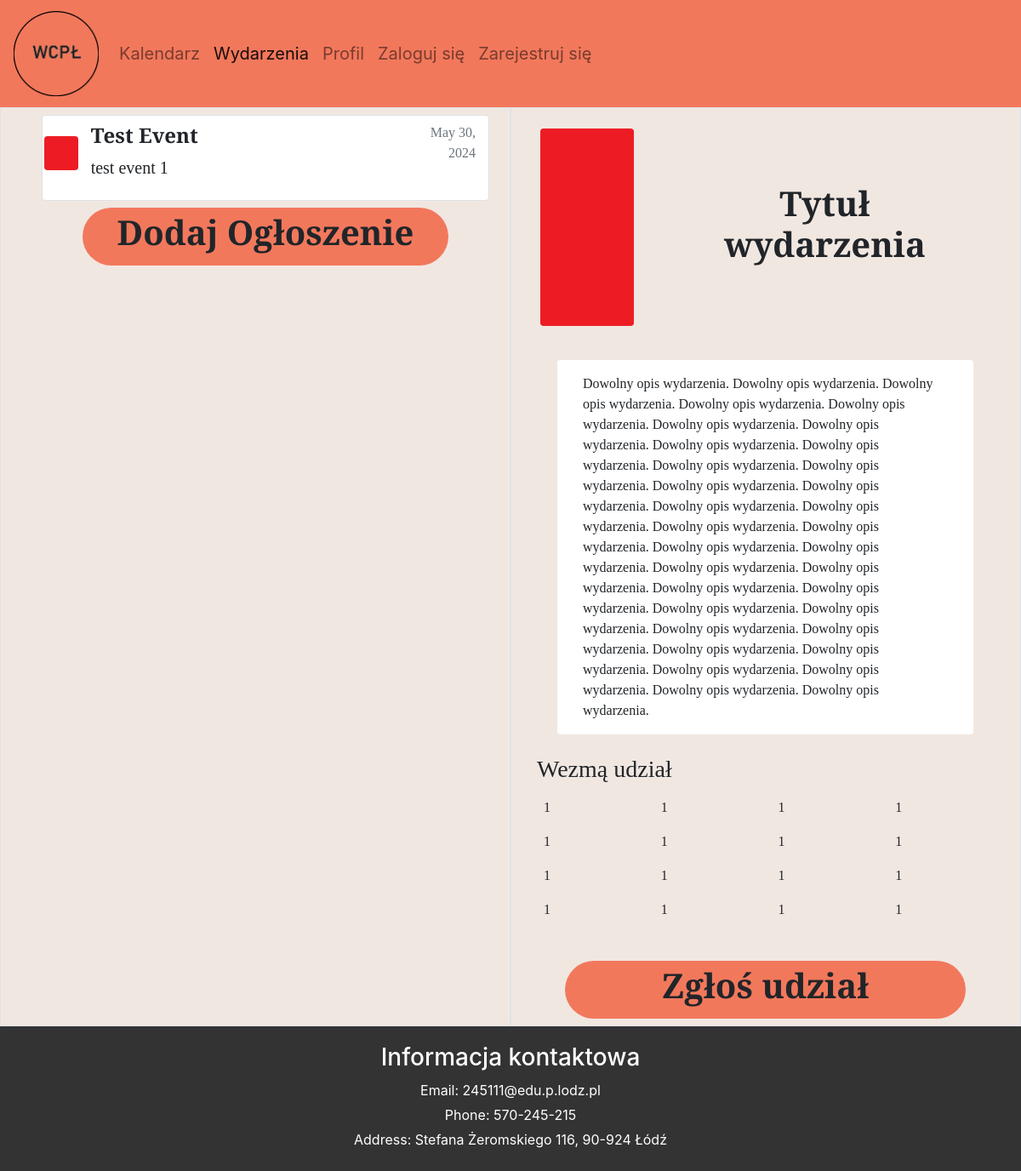
Screenshot of /events/ with the database file from the repository.
### main/models.py (models this page shows, shortened)
class Event(models.Model):
    author = models.ForeignKey(User, on_delete=models.CASCADE)
    users = models.ManyToManyField(User, related_name="users_list", blank=True)
    addDate = models.DateField(default=timezone.now)
    startDate = models.DateField()
    endDate = models.DateField()
    title = models.CharField(max_length=20)
    description = models.CharField(max_length=300)
    class Meta:
        ordering = ['startDate']

### main/views.py (the view)
# urls.py: path('events/', views.eventsSearch, name='events-search'),
def eventsSearch(request):
    context = {
        'events': Event.objects.all(),
        'participantRows': participantRows
        }
    return render(request, "main/events_search.html", context)

### main/templates/main/events_search.html (shortened to what this page needs)
{% extends "main/base.html" %}
{% load static %}
{% block events_activate %}
active
{% endblock events_activate %}
{% block content %}
<div class="container-fluid" style="background-color: #F1E7E1; font-family:Bree Serif">
    <div class="row">
        <div class="col-md-6 py-2 ps-5 pe-4 border">
            <div class="container mb-2">
                {% for event in events %}
                <div class="row rounded border border-5 mb-2 bg-white">
                    <div class="col-md-1 p-3">
                        <div class="d-flex justify-content-center mt-2">
                            <img class="rounded" src="{% static 'main/event_blank.png' %}" alt="event-icon" style="width: 40px;height: 40px;">
                        </div>
                    </div>
                    <div class="col-md-9 btn pt-2 text-start">
                        <h4 class="fw-bold">{{ event.title }}</h4>
                        <p class="fs-5">{{ event.description }}</p>
                    </div>
                    <div class="col-md-2 text-end pt-2 text-muted">
                        {{ event.startDate }}
                    </div>
                </div>
                {% endfor %}
                <div class="row px-5">
                    <a class="col-md-12 btn pt-1 rounded-pill text-center" href="{% url 'events-add' %}" style="background-color: #F2785C">
                        <h1 class="fw-bold">Dodaj Ogłoszenie</h1>
                    </a>
                </div>
            </div>
        </div>
        <div class="col-md-6 py-2 pe-3 border">
            <div class="container">
                <div class="row py-3 px-1">
                    <div class="col-md-3">
                        <img class="rounded" src="{% static 'main/event_blank.png' %}" alt="event-icon" style="width: 100%;height: 100%;">
                    </div>
                    <div class="col-md-9 p-5">
                        <div class="container p-3 text-center">
                            <h1 class="fw-bold">Tytuł wydarzenia</h1>
                        </div>
                    </div>
                </div>
                <div class="row m-4 py-3 rounded bg-white">
                    <div class="col-md-12">
                        <div class="container">
                            Dowolny opis wydarzenia. Dowolny opis wydarzenia. Dowolny opis wydarzenia. Dowolny opis wydarzenia. Dowolny opis wydarzenia. Dowolny opis wydarzenia. Dowolny opis wydarzenia. Dowolny opis wydarzenia. Dowolny opis wydarzenia. Dowolny opis wydarzenia. Dowolny opis wydarzenia. Dowolny opis wydarzenia. Dowolny opis wydarzenia. Dowolny opis wydarzenia. Dowolny opis wydarzenia. Dowolny opis wydarzenia. Dowolny opis wydarzenia. Dowolny opis wydarzenia. Dowolny opis wydarzenia. Dowolny opis wydarzenia. Dowolny opis wydarzenia. Dowolny opis wydarzenia. Dowolny opis wydarzenia. Dowolny opis wydarzenia. Dowolny opis wydarzenia. Dowolny opis wydarzenia. Dowolny opis wydarzenia. Dowolny opis wydarzenia. Dowolny opis wydarzenia. Dowolny opis wydarzenia. Dowolny opis wydarzenia. Dowolny opis wydarzenia. Dowolny opis wydarzenia.
                        </div>
                    </div>
                </div>
                <h3>Wezmą udział</h3>
                <div class="container p-2">
                    {% for row in participantRows %}
                    <div class="row">
                        {% for row in participantRows %}
                        <div class="col-md-3">
                            <p>1</p>
                        </div>
                        {% endfor %}
                    </div>
                    {% endfor %}
                </div>
                <div class="row px-5">
                    <a class="col-md-12 btn pt-1 mt-4 rounded-pill text-center" href="{% url 'events-add' %}" style="background-color: #F2785C">
                        <h1 class="fw-bold">Zgłoś udział</h1>
                    </a>
                </div>
            </div>
        </div>
    </div>
</div>
{% endblock content %}

### main/static/main/main.css (style rules this page uses)
body { background-color: rgba(241, 231, 225, 1); overflow-x: hidden; font-family: "Bree Serif"; font-size: 20px; margin: 0; }

### rows the page displays
Event: title "Test Event", description "test event 1", startDate "May 30, 2024"
